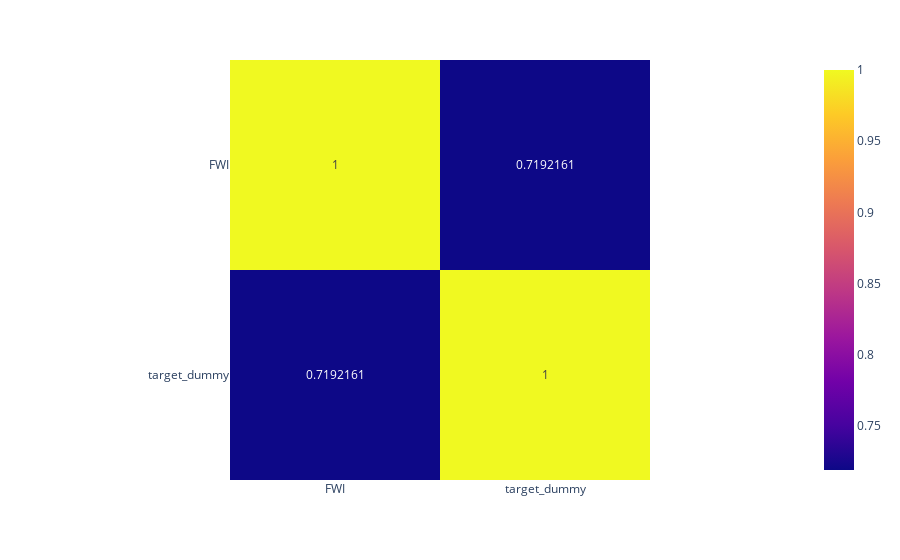

This figure's notebook cell:
### Code cell
#forest_fires_classes.plot_target_corr(cols=["FWI"])
px.imshow(forest_fires_classes.df[["FWI", "target_dummy"]].corr(), text_auto=True)

### Figure 1 — Plotly figure (JSON) as saved in the notebook; plotly's stock layout.template omitted (floating-point values rounded to 4 significant figures)
{"data": [{"coloraxis": "coloraxis", "hovertemplate": "x: %{x}<br>y: %{y}<br>color: %{z}<extra></extra>", "name": "0", "texttemplate": "%{z}", "type": "heatmap", "x": ["FWI", "target_dummy"], "xaxis": "x", "y": ["FWI", "target_dummy"], "yaxis": "y", "z": [[1, 0.7192], [0.7192, 1]]}], "layout": {"coloraxis": {"colorscale": [[0, "#0d0887"], [0.1111, "#46039f"], [0.2222, "#7201a8"], [0.3333, "#9c179e"], [0.4444, "#bd3786"], [0.5556, "#d8576b"], [0.6667, "#ed7953"], [0.7778, "#fb9f3a"], [0.8889, "#fdca26"], [1, "#f0f921"]]}, "margin": {"t": 60}, "xaxis": {"anchor": "y", "constrain": "domain", "domain": [0, 1], "scaleanchor": "y"}, "yaxis": {"anchor": "x", "autorange": "reversed", "constrain": "domain", "domain": [0, 1]}}}
